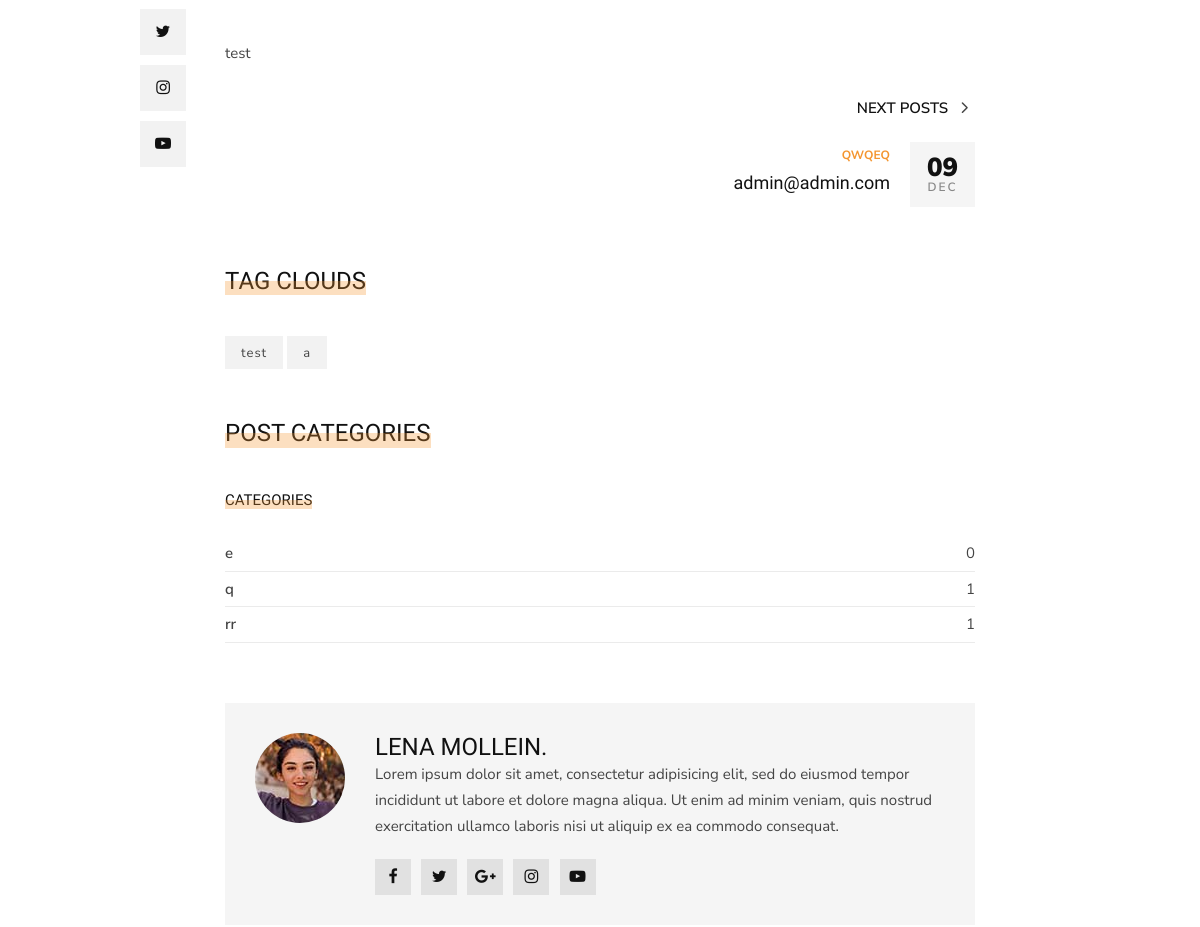
Page /blog/1 (signed in, middle part) on the earlier database version.
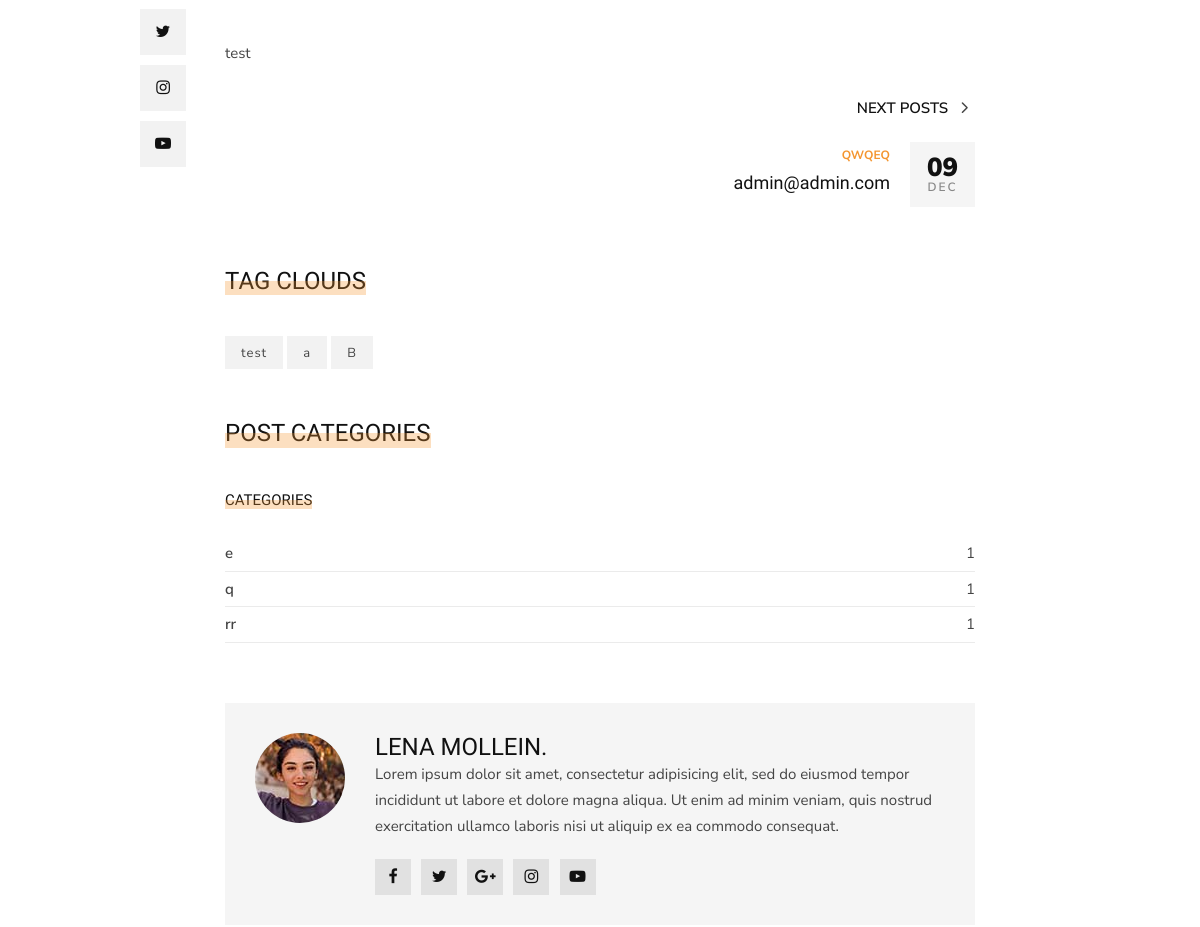
Same page on the later database version.
### blog/models.py (models this page shows)
class Category(models.Model):
    name = models.CharField(max_length = 255)
    def __str__(self):
        return self.name

### blog/views.py (the view)
# urls.py: path('<int:pid>',blog_single_view,name='blog_single'),
def blog_single_view(request,pid):
    all_active_posts = Post.objects.filter(status = True, published_date__lte = timezone.now())
    l = len(all_active_posts)
    post_index = -1
    for i in range(l):
        if pid == all_active_posts[i].id:
            post_index = i
    if post_index < l-1 and post_index > 0:
        after = True
        pre = True
    elif post_index == l-1 and post_index > 0:
        after = False
        pre = True
    elif post_index == 0 and post_index < l-1:
        after = True
        pre = False
    else:
        after = False
        pre = False
    if after == True:
        post_after = all_active_posts[post_index + 1]
    else:
        post_after = None
    if pre == True:
        post_pre = all_active_posts[post_index - 1]
    else:
        post_pre = None
    post = get_object_or_404(Post,id = pid,status = True, published_date__lte = timezone.now())
    post.counted_views += 1
    post.save()
    context = {'post':post,'after':after,'pre':pre,'post_after':post_after,'post_pre':post_pre}
    if request.user.is_authenticated:
        return render(request,'blog/blog-single2.html',context)
    else:
        if post.login_require == False:
            return render(request,'blog/blog-single2.html',context)
        else:
            return redirect('/accounts/login/')

### accounts/models.py (called while the page is built)
    def __str__(self):
        return self.email

    def __str__(self):
        return self.user.email

### blog/templatetags/blog_tags.py (called while the page is built)
@register.inclusion_tag('blog/blog_latestcomments.html')
def latestcomments(post):
    comments = Task.objects.filter(post=post)[:2]
    comment_count = Task.objects.filter(post = post).count()
    return {'comments':comments,'post':post, 'comment_count':comment_count}

@register.inclusion_tag('blog/blog_postcategories.html')
def postcategories():
    posts = Post.objects.filter(published_date__lte = timezone.now(),status=1)
    categories = Category.objects.all()
    cat_dict = {}
    for name in categories:
        cat_dict[name] = posts.filter(category=name).count()
    return {'categories':cat_dict}

@register.inclusion_tag('blog/blog-tag-clouds.html')
def tagclouds():
    posts = Post.objects.filter(published_date__lte = timezone.now(),status=1)
    tags=set()
    for post in posts:
        post_all_tags = post.tags.all()
        for i in range(len(post_all_tags)):
            tags.add(post_all_tags[i])
    return {'tags':tags}

@register.simple_tag
def comment_count(post):
    comments = Task.objects.filter(post = post).count()
    return comments

### templates/blog/blog-single2.html (shortened to what this page needs)
{%extends 'base2.html'%}
{%load static%}
{%load blog_tags%}
{% load humanize %}
{%block content%}
    <section class="single-post spad">
        <div class="container">
            <div class="row d-flex justify-content-center">
                <div class="col-lg-8">
                    <div class="single-post__social__item">
                        <ul>
                            <li><a href="#"></a></li>
                            <li><a href="#"><i class="fa fa-twitter"></i></a></li>
                            <li><a href="#"><i class="fa fa-instagram"></i></a></li>
                            <li><a href="#"><i class="fa fa-youtube-play"></i></a></li>
                        </ul>
                    </div>
                    <div class="single-post__top__text">
                        <p>{{post.content|safe}} </p>
                    </div>
                    <div class="single-post__next__previous">
                        <div class="row">
                            <div class="col-lg-6 col-md-6 col-sm-6">
                            </div>
                            <div class="col-lg-6 col-md-6 col-sm-6">
                                {% if after == True %}
                                <a href="{% url "blog:blog_single" pid=post_after.id %}" class="single-post__next">
                                    <h6>Next posts <span class="arrow_carrot-right"></span> </h6>
                                    <div class="single-post__next__meta">
                                        <h4>{{post_after.published_date|date:'d'}}</h4>
                                        <span>{{post_after.published_date|date:'M'}}</span>
                                    </div>
                                    <div class="single-post__next__text">
                                        <span>{{post_after.title}}</span>
                                        <h5>{{post_after.author}}</h5>
                                    </div>
                                </a>
                                {% endif %}
                            </div>
                        </div>
                    </div>
                    <div class="widget__title">
                        <h4>Tag Clouds</h4>
                    </div>
                    {% tagclouds %}
                    <div class="widget__title">
                        <h4>Post Categories</h4>
                    </div>
                    {% postcategories %}
                    <div class="single-post__author__profile">
                        <div class="single-post__author__profile__pic">
                            <img src="{% static "template2/img/categories/single-post/author-profile.jpg" %}" alt="">
                        </div>
                        <div class="single-post__author__profile__text">
                            <h4>Lena Mollein.</h4>
                            <p>Lorem ipsum dolor sit amet, consectetur adipisicing elit, sed do eiusmod tempor
                                incididunt ut labore et dolore magna aliqua. Ut enim ad minim veniam, quis nostrud
                                exercitation ullamco laboris nisi ut aliquip ex ea commodo consequat.</p>
                            <div class="single-post__author__profile__social">
                                <a href="#"><i class="fa fa-facebook"></i></a>
                                <a href="#"><i class="fa fa-twitter"></i></a>
                                <a href="#"><i class="fa fa-google-plus"></i></a>
                                <a href="#"><i class="fa fa-instagram"></i></a>
                                <a href="#"><i class="fa fa-youtube-play"></i></a>
                            </div>
                        </div>
                    </div>
                </div>
            </div>
        </div>
    </section>
{%endblock%}

### templates/blog/blog-tag-clouds.html
    <div class="single-post__tags">
        {% for tag in tags %}
        <span><a href="{% url 'blog:tag' tag_name=tag.name %}">{{tag.name}}</a></span>
        {% endfor %}
    </div>

### templates/blog/blog_postcategories.html
<div class="sidebar__item__categories">
    <div class="sidebar__item__title">
        <h6>Categories</h6>
    </div>
    <ul>
        {% for name,count in categories.items %}
        <li><a href="{% url "blog:category" cat_name=name %}">{{name}} <span>{{count}}</span></a></li>
        {% endfor %}
    </ul>
</div>

Differences in the rows shown:
added Tag: name "B"
computed for Category (number 1 of 3 on the later page): id "0" → "1"
